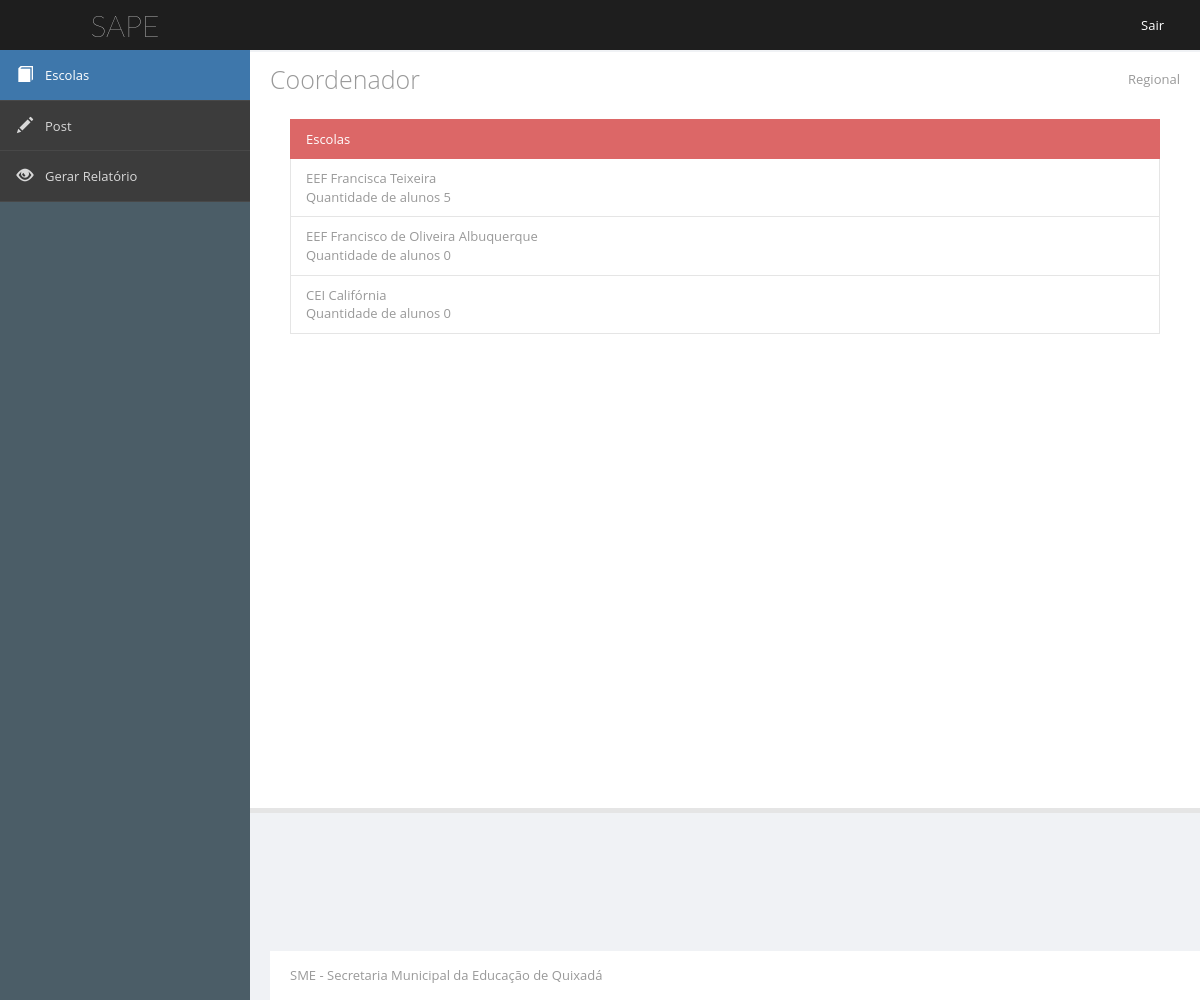
Screenshot of /coord/index.php?regional=2 with the database file from the repository.
### tables this page shows
CREATE TABLE IF NOT EXISTS `escola` (
  `idEscola` bigint(20) unsigned NOT NULL,
  `idRegional` int(11) DEFAULT NULL,
  `nome` varchar(255) DEFAULT NULL
);

### Model/EscolaDAO.php (called while the page is built, shortened)
<?php
class EscolaDAO{
	private $conexao;
	public function __construct(){
			$this->conexao = Conexao::getConexao();
	}
	public function getEscolasRegional($idRegional){
		$sql = "select * from escola where idRegional = ?";
		$stm = $this->conexao;
		if($stm != null) {
			$stm = $stm->prepare($sql);
			$stm->bindParam(1, $idRegional);
			if (!$stm->execute())
				return -1;
			$escolas = array();
			while ($escola = $stm->fetchObject())
				array_push($escolas, $escola);
			return $escolas;
		} return -1;
	}
}

### Controller/ControladorEscola.php (called while the page is built, shortened)
<?php
include_once'../Model/EscolaDAO.php';
class ControladorEscola
{
    private $dao;
    public function __construct(){
        $conexao = new EscolaDAO(Conexao::getConexao());
        $this->dao = $conexao;
    }
    public function buscarEscolaPorRegional($idRegional){
        if (isset($idRegional)) {
            return $this->dao->getEscolasRegional($idRegional);
        }
    }
}
?>

### coord/index.php (the view, shortened to what this page needs)
<?php
include_once '../Controller/ControladorEscola.php';
include_once '../Controller/ControladorRegional.php';
include_once '../Controller/ControladorAluno.php';
if(isset($_GET['regional'])){
    $idRegional = $_GET['regional'];
    $controladorTurma = new ControladorTurma();
    $controladorAluno = new ControladorAluno();
    $controladorEscola = new ControladorEscola();
    if (isset($idRegional)) {
        $escolas = $controladorEscola->buscarEscolaPorRegional($idRegional);
        $quatidadeAlunos = array();
        $qtd = 0;
        if (isset($escolas)) {
            foreach ($escolas as $escola) {
                $turmas = $controladorTurma->buscarTurmasEscola($escola->idEscola);
                if (isset($turmas)) {
                    foreach ($turmas as $turma) {
                        $alunos = $controladorAluno->buscarAlunosPorTurma($turma->idTurma);
                        $qtd = $qtd + count($alunos);
                    }
                    array_push($quatidadeAlunos, $qtd);
                    $qtd = 0;
                }
            }
        }
    }
}
?>
<head>
    <link type="text/css" rel="stylesheet" href="../styles/bootstrap.min.css">
    <link type="text/css" rel="stylesheet" href="../styles/main.css">
</head>
<body class="pace-done">
    <div>
        <div id="header-topbar-option-demo" class="page-header-topbar">
            <nav id="topbar" role="navigation" style="margin-bottom: 0;" data-step="3" class="navbar navbar-default navbar-static-top">
                 <div class="navbar-header">
                    <a id="logo" href="#" class="navbar-brand"><span class="fa fa-rocket"></span><span class="logo-text">SAPE</span><span style="display: none" class="logo-text-icon">µ</span></a></div>
                    <div class="topbar-main">
                        <ul class="nav navbar navbar-top-links navbar-right mbn">
                            <li><a href="../Controller/ControleLogin.php?acao=sair">Sair</a></li>
                        </ul>
                    </div>
            </nav>
        </div>
        <div id="wrapper">
            <nav style="min-height: 100%;" id="sidebar" role="navigation" data-step="2" data-intro="Template has <b>many navigation styles</b>" data-position="right" class="navbar-default navbar-static-side">
                <div class="sidebar-collapse menu-scroll">
                    <ul id="side-menu" class="nav">
                         <li class="active"><a href="index.php?regional=<?php if(isset($idRegional)) echo $idRegional; else{ ?> # <?php }?>"> <i class="glyphicon glyphicon-book">
                        </i><span class="menu-title">Escolas</span></a></li>
                        <li class="none"><a href="indexPost.php?id_regional=<?php if(isset($idRegional)) echo $idRegional; else{ ?> # <?php }?>">
                                <i class="glyphicon glyphicon-pencil">
                                </i><span class="menu-title">Post</span></a></li>
                        <li class="none"><a href="relatorio_regional.php?id_regional=<?php if(isset($idRegional)) echo $idRegional; else{ ?> # <?php }?>"><i class="glyphicon glyphicon-eye-open">
                        </i><span class="menu-title">Gerar Relatório</span></a></li>
                    </ul>
                </div>
            </nav>
            <div id="page-wrapper">
                <div id="title-breadcrumb-option-demo" class="page-title-breadcrumb">
                    <div class="page-header pull-left">
                        <div class="page-title">
                            Coordenador</div>
                    </div>
                    <ol class="breadcrumb page-breadcrumb pull-right">
                        <li class="active">Regional</li>
                    </ol>
                    <div class="clearfix">
                    </div>
                <div class="page-content">
                        <div class="row mbl">
                            <div class="col-lg-12">
                                <div class="col-md-12">
                                </div>
                            </div>
                            <div class="col-lg-12">
                                <div class="list-group">
                                    <a class="list-group-item active">Escolas</a>
                                    <?php
                                        if(isset($escolas)) {
                                            for ($i = 0; $i < count($escolas); $i++) {
                                            ?>
                                            <a href="escola.php?idEscola=<?php echo $escolas[$i]->idEscola; ?> &idRegional=<?php echo $idRegional; ?>" class="list-group-item"><?php echo $escolas[$i]->nome . "  </br>Quantidade de alunos " .$quatidadeAlunos[$i]; ?></a>
                                    <?php
                                    }
                                } ?>
                                </div>
                            </div>
                        </div>
                 </div>
                <div id="footer">
                    <div class="copyright">
                        <a href="http://themifycloud.com">SME - Secretaria Municipal da Educação de Quixadá</a></div>
                </div>
            </div>
        </div>
    </div>
</body>

### rows the page displays
escola: nome "EEF Francisca Teixeira", i "5"
escola: nome "EEF Francisco de Oliveira Albuquerque", i "0"
escola: nome "CEI Califórnia", i "0"
